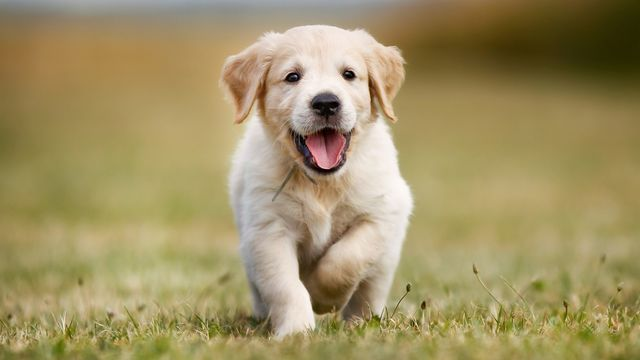
#> input picture input/chien.jpg, 640 x 360 px, found by its file name
$ python betas.py
#> lines starting #> are read from the running program, lines starting #| are printed output that depends on the picture
#> further down, image is the input picture: PIL image 640x360 RGB; mean R, G, B 160.4, 145.4, 99.9
### utils.py
import numpy as np
import itertools
import networkx
import time
import os
import pickle

from config import COLOUR_RGB_MAP, INTENSITY_NORMALIZATION


def xy_array(array):
    if len(array.shape) == 2:
        return array
    ny, nx, m = array.shape
#> ny = 360; nx = 640; m = 3
    print(f'(ny, nx, m) ={array.shape}')
#| (ny, nx, m) =(360, 640, 3)
    result = np.zeros([ny, nx])
    for i in range(ny):
        for j in range(nx):
            square_intensity = 0
            for k in range(m-1):
                square_intensity += array[i][j][k] ** 2
            result[i][j] = np.sqrt(square_intensity)/INTENSITY_NORMALIZATION
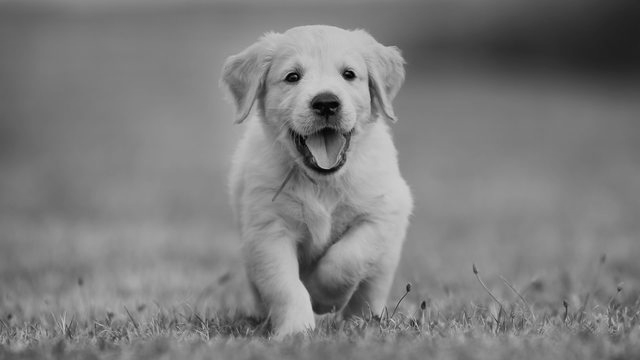
#> result: shape (360, 640) float64; min 0.00226, max 0.812, mean 0.491
    return result


def weight(g, h, beta):
    arg = -(g-h)*(g-h)*beta
    return np.exp(arg)


# [13 lines left out: functions get_neighbour_pixels, get_ordered_nodelist, not called in this run]


def gaussian(g, h, beta):
    arg = -(g-h)*(g-h)*beta
    return np.exp(arg)


# [5 lines left out: function pixel_norm_2, not called in this run]

### scripts/betas.py
import numpy as np
from PIL import Image
import os
import pickle
import matplotlib.pyplot as plt

from utils import xy_array
from segmentation import Segmentation

betas_list = np.linspace(1200, 10000, 20)
seeds_file_path = os.path.join('input','chien', 'chien_25_seeds.pickle')

image_path = os.path.join('input','chien.jpg')
image_name = os.path.splitext(image_path)[0]
image_name = os.path.basename(image_path)
image = Image.open(image_path)
image_array = xy_array(np.array(image))

#> (the run stopped early here; a loop or call above may not have finished)

$ run again, with input/palaiseau.jpg copied over input/chien.jpg
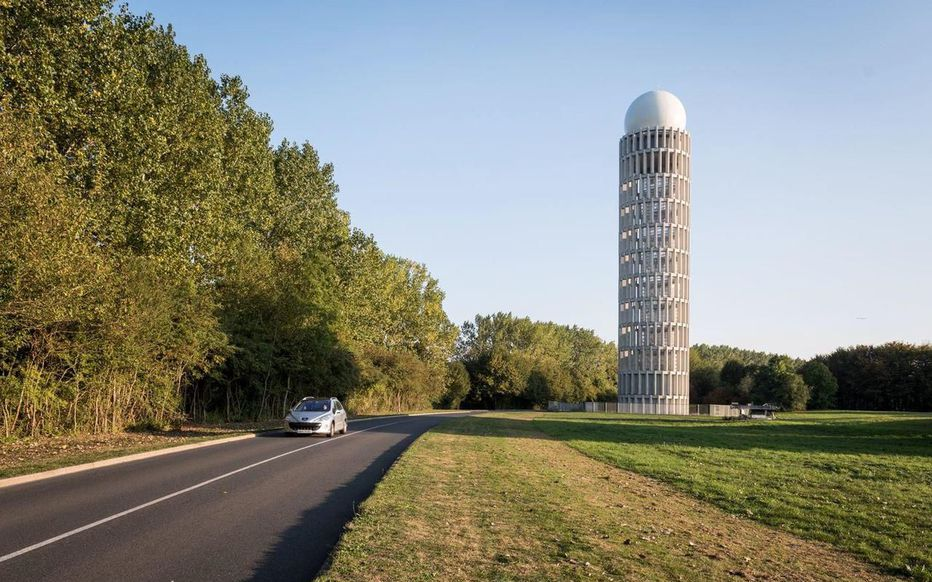
#> input picture input/palaiseau.jpg, 932 x 582 px, found by its file name
#> image is the input picture: PIL image 932x582 RGB; mean R, G, B 134.7, 135.2, 121.6
#| (ny, nx, m) =(582, 932, 3)
#> after the loop in xy_array, `for i in range(ny):`:
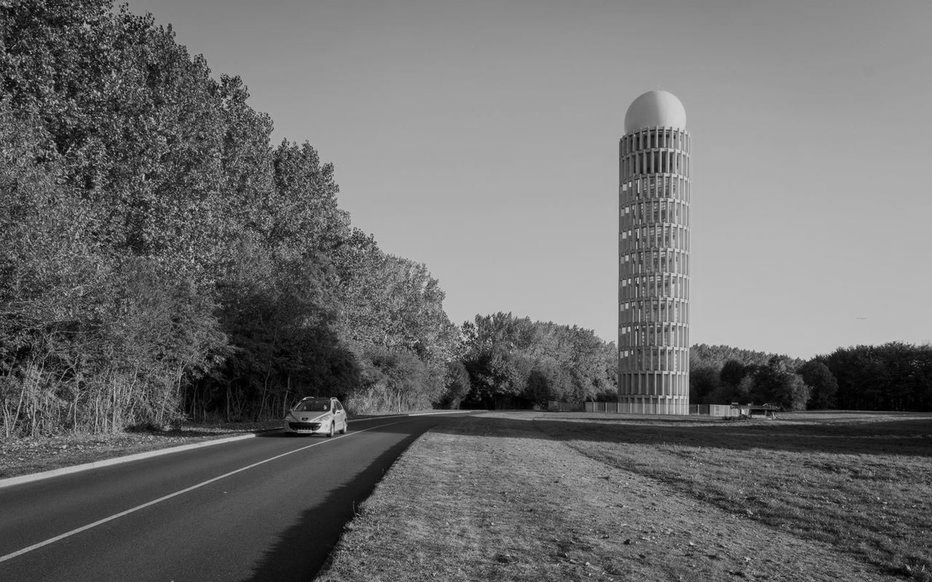
#> result: shape (582, 932) float64; min 0, max 0.816, mean 0.433
